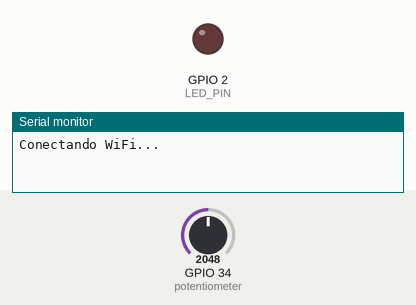
Simulated run of this sketch. Board: ESP32. On the bench: output pins drawn as LEDs (lit = HIGH), the last lines printed to the serial monitor. The inputs (shaded band) are chosen by the test bench; at power-on: GPIO 34 (potentiometer) = 2048. WiFi joins after 1.5 s; servers stay silent unless stated; no MQTT or app messages arrive unless stated.

Above: at 0.1 s.
At 8.7 s:
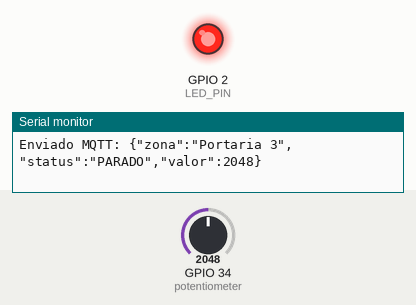
8.8 s: GPIO 34 (potentiometer) set to 2002
11.5 s: GPIO 34 (potentiometer) set to 2066
14.2 s: GPIO 34 (potentiometer) set to 2118
16.9 s: GPIO 34 (potentiometer) set to 2185
Timing chart, 0 to 19.9 s (numbered marks = the images above; inputs shaded):
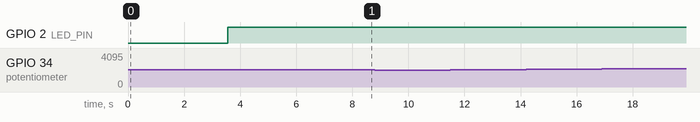

The sketch:

sketch.ino
```cpp
#include <WiFi.h>
#include <PubSubClient.h>

// WiFi
const char* ssid = "Wokwi-GUEST";
const char* password = "";

// MQTT
const char* mqtt_server = "broker.hivemq.com";

WiFiClient espClient;
PubSubClient client(espClient);

// LED
const int LED_PIN = 2;

// Controle
String zonaAnterior = "";
int valorAnterior = 0;
unsigned long ultimoMovimento = 0;

// ===== FUNÇÕES =====

void conectarWiFi() {
  Serial.print("Conectando WiFi...");
  WiFi.begin(ssid, password);

  while (WiFi.status() != WL_CONNECTED) {
    delay(500);
    Serial.print(".");
  }

  Serial.println("\nWiFi conectado!");
}

void conectarMQTT() {
  while (!client.connected()) {
    Serial.print("Conectando MQTT...");

    if (client.connect("esp32-veiculo-felipe")) {
      Serial.println("conectado!");
    } else {
      Serial.print("erro: ");
      Serial.println(client.state());
      delay(2000);
    }
  }
}

// ===== SETUP =====

void setup() {
  Serial.begin(115200);

  pinMode(LED_PIN, OUTPUT);
  digitalWrite(LED_PIN, LOW);

  conectarWiFi();
  client.setServer(mqtt_server, 1883);
}

// ===== LOOP =====

void loop() {
  if (!client.connected()) {
    conectarMQTT();
  }

  client.loop();

  int valor = analogRead(34);
  String zona;

  if (valor < 1000) {
    zona = "Portaria 1";
  } else if (valor < 2000) {
    zona = "Portaria 2";
  } else if (valor < 3000) {
    zona = "Portaria 3";
  } else {
    zona = "Portaria 4";
  }

  int diferenca = abs(valor - valorAnterior);
  String status;

  if (zonaAnterior == "") {
    status = "INICIANDO";
  } else {
    if (diferenca > 80) {
      ultimoMovimento = millis();
    }

    if (millis() - ultimoMovimento < 3000) {
      status = "EM MOVIMENTO";
    } else {
      status = "PARADO";
    }
  }

   // ===== CONTROLE DO LED =====
  if (status == "PARADO") {
    digitalWrite(LED_PIN, HIGH);
  } else {
    digitalWrite(LED_PIN, LOW);
  }

  // ===== CRIA JSON =====
  String payload = "{";
  payload += "\"zona\":\"" + zona + "\",";
  payload += "\"status\":\"" + status + "\",";
  payload += "\"valor\":" + String(valor);
  payload += "}";

  // ===== ENVIA PARA MQTT =====
  client.publish("smartcampus/veiculo", payload.c_str());

  // ===== DEBUG NO SERIAL =====
  Serial.print("Valor: ");
  Serial.print(valor);
  Serial.print(" | Diferenca: ");
  Serial.print(diferenca);
  Serial.print(" | Zona: ");
  Serial.print(zona);
  Serial.print(" | Status: ");
  Serial.print(status);
  Serial.print(" | LED: ");
  Serial.println(status == "EM MOVIMENTO" ? "ACESO" : "APAGADO");

  Serial.print("Enviado MQTT: ");
  Serial.println(payload);

  zonaAnterior = zona;
  valorAnterior = valor;

  delay(2000);
}
```
